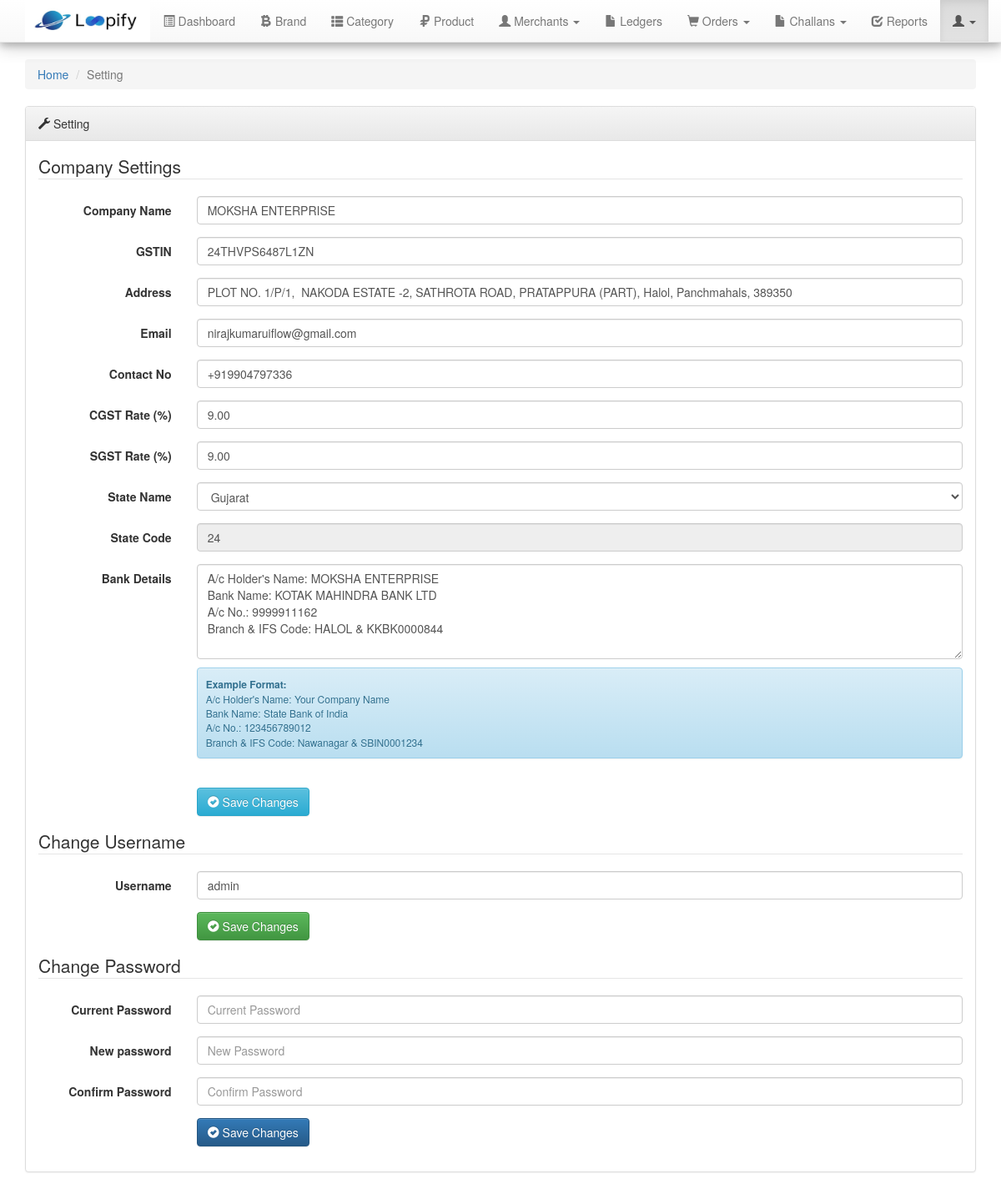
Screenshot of /setting.php (signed in) with the database file from the repository.
### tables this page shows
CREATE TABLE `users` (
  `user_id` int(11) NOT NULL,
  `username` varchar(255) NOT NULL,
  `password` varchar(255) NOT NULL,
  `email` varchar(255) NOT NULL,
  `company_name` varchar(255) DEFAULT NULL,
  `gstin` varchar(20) DEFAULT NULL,
  `cgst` decimal(5,2) DEFAULT NULL COMMENT 'Central GST rate percentage',
  `sgst` decimal(5,2) DEFAULT NULL COMMENT 'State GST rate percentage',
  `company_addr` text DEFAULT NULL,
  `company_email` varchar(255) DEFAULT NULL,
  `contact_no` varchar(255) DEFAULT NULL,
  `company_bank_details` text DEFAULT NULL COMMENT 'Stores formatted bank details text',
  `state_name` varchar(255) DEFAULT NULL,
  `state_code` varchar(10) DEFAULT NULL
);

### setting.php (the view, shortened to what this page needs)
<?php require_once 'includes/header.php'; ?>
<?php
$states = [
    35 => "Andaman and Nicobar Islands", 37 => "Andhra Pradesh", 12 => "Arunachal Pradesh",
    18 => "Assam", 10 => "Bihar", 4 => "Chandigarh", 22 => "Chhattisgarh",
    26 => "Dadra and Nagar Haveli and Daman and Diu", 7 => "Delhi", 30 => "Goa",
    24 => "Gujarat", 6 => "Haryana", 2 => "Himachal Pradesh", 1 => "Jammu and Kashmir",
    20 => "Jharkhand", 29 => "Karnataka", 32 => "Kerala", 31 => "Lakshadweep",
    23 => "Madhya Pradesh", 27 => "Maharashtra", 14 => "Manipur", 17 => "Meghalaya",
    15 => "Mizoram", 13 => "Nagaland", 21 => "Odisha", 34 => "Puducherry",
    3 => "Punjab", 8 => "Rajasthan", 11 => "Sikkim", 33 => "Tamil Nadu",
    36 => "Telangana", 16 => "Tripura", 9 => "Uttar Pradesh", 5 => "Uttarakhand",
    19 => "West Bengal", 38 => "Ladakh"
];
asort($states);
$user_id = $_SESSION['userId'];
$sql = "SELECT * FROM users WHERE user_id = ?";
$stmt = $connect->prepare($sql);
$stmt->bind_param("i", $user_id);
$stmt->execute();
$result = $stmt->get_result()->fetch_assoc();
?>
<div class="row">
    <div class="col-md-12">
        <ol class="breadcrumb">
            <li><a href="dashboard.php">Home</a></li>
            <li class="active">Setting</li>
        </ol>
        <div class="panel panel-default">
            <div class="panel-heading">
                <div class="page-heading"> <i class="glyphicon glyphicon-wrench"></i> Setting</div>
            </div> <div class="panel-body">
                <form action="php_action/updateCompanyInfo.php" method="post" class="form-horizontal" id="companySettingsForm">
                    <fieldset>
                        <legend>Company Settings</legend>
                        <div class="form-group">
                            <label for="company_name" class="col-sm-2 control-label">Company Name</label>
                            <div class="col-sm-10">
                              <input type="text" class="form-control" id="company_name" name="company_name" placeholder="Company Name" value="<?php echo $result['company_name']; ?>"/>
                            </div>
                        </div>
                        <div class="form-group">
                            <label for="gstin" class="col-sm-2 control-label">GSTIN</label>
                            <div class="col-sm-10">
                              <input type="text" class="form-control" id="gstin" name="gstin" placeholder="GSTIN" value="<?php echo $result['gstin']; ?>"/>
                            </div>
                        </div>
                        <div class="form-group">
                            <label for="company_addr" class="col-sm-2 control-label">Address</label>
                            <div class="col-sm-10">
                              <input type="text" class="form-control" id="company_addr" name="company_addr" placeholder="Company Address" value="<?php echo $result['company_addr']; ?>"/>
                            </div>
                        </div>
                         <div class="form-group">
                            <label for="company_email" class="col-sm-2 control-label">Email</label>
                            <div class="col-sm-10">
                              <input type="email" class="form-control" id="company_email" name="company_email" placeholder="Company Email" value="<?php echo $result['company_email']; ?>"/>
                            </div>
                        </div>
                        <div class="form-group">
                            <label for="contact_no" class="col-sm-2 control-label">Contact No</label>
                            <div class="col-sm-10">
                              <input type="text" class="form-control" id="contact_no" name="contact_no" placeholder="Contact No" value="<?php echo $result['contact_no']; ?>"/>
                            </div>
                        </div>
                        <div class="form-group">
                            <label for="cgst" class="col-sm-2 control-label">CGST Rate (%)</label>
                            <div class="col-sm-10">
                              <input type="text" class="form-control" id="cgst" name="cgst" placeholder="Central GST Rate" value="<?php echo $result['cgst']; ?>"/>
                            </div>
                        </div>
                        <div class="form-group">
                            <label for="sgst" class="col-sm-2 control-label">SGST Rate (%)</label>
                            <div class="col-sm-10">
                              <input type="text" class="form-control" id="sgst" name="sgst" placeholder="State GST Rate" value="<?php echo $result['sgst']; ?>"/>
                            </div>
                        </div>
                        <div class="form-group">
                          <label for="state_name" class="col-sm-2 control-label">State Name</label>
                          <div class="col-sm-10">
                            <select class="form-control" id="state_name" name="state_name" required>
                              <?php
                              foreach ($states as $code => $name) {
                                $formatted_code = sprintf('%02d', $code);
                                $selected = ($result['state_name'] == $name) ? 'selected' : '';
                                echo "<option value='{$name}' data-code='{$formatted_code}' {$selected}>{$name}</option>";
                              }
                              ?>
                            </select>
                          </div>
                        </div>
                        <div class="form-group">
                          <label for="state_code" class="col-sm-2 control-label">State Code</label>
                          <div class="col-sm-10">
                          <input type="text" class="form-control" id="state_code" name="state_code" placeholder="State Code" value="<?php echo $result['state_code']; ?>" readonly/>
                          </div>
                        </div>
                        <div class="form-group">
                            <label for="company_bank_details" class="col-sm-2 control-label">Bank Details</label>
                            <div class="col-sm-10">
                                <textarea class="form-control" id="company_bank_details" name="company_bank_details" rows="5" placeholder="A/c Holder's Name:&#10;Bank Name:&#10;A/c No.:&#10;Branch & IFS Code:"><?php echo htmlspecialchars($result['company_bank_details']); ?></textarea>
                                <div class="alert alert-info" style="margin-top: 10px; padding: 10px; font-size: 12px;">
                                    <strong>Example Format:</strong><br>
                                    A/c Holder's Name: Your Company Name<br>
                                    Bank Name: State Bank of India<br>
                                    A/c No.: 123456789012<br>
                                    Branch & IFS Code: Nawanagar & SBIN0001234
                                </div>
                            </div>
                        </div>
                        <div class="form-group">
                            <div class="col-sm-offset-2 col-sm-10">
                              <button type="submit" class="btn btn-info" data-loading-text="Loading..." id="saveCompanySettingsBtn"> <i class="glyphicon glyphicon-ok-sign"></i> Save Changes </button>
                            </div>
                        </div>
                    </fieldset>
                </form>
                <form action="php_action/changeUsername.php" method="post" class="form-horizontal" id="changeUsernameForm">
                    <fieldset>
                        <legend>Change Username</legend>
                        <div class="form-group">
                        <label for="username" class="col-sm-2 control-label">Username</label>
                        <div class="col-sm-10">
                          <input type="text" class="form-control" id="username" name="username" placeholder="Usename" value="<?php echo $result['username']; ?>"/>
                        </div>
                      </div>
                      <div class="form-group">
                        <div class="col-sm-offset-2 col-sm-10">
                          <button type="submit" class="btn btn-success" data-loading-text="Loading..." id="changeUsernameBtn"> <i class="glyphicon glyphicon-ok-sign"></i> Save Changes </button>
                        </div>
                      </div>
                    </fieldset>
                </form>
                <form action="php_action/changePassword.php" method="post" class="form-horizontal" id="changePasswordForm">
                    <fieldset>
                        <legend>Change Password</legend>
                        <div class="form-group">
                        <label for="password" class="col-sm-2 control-label">Current Password</label>
                        <div class="col-sm-10">
                          <input type="password" class="form-control" id="password" name="password" placeholder="Current Password">
                        </div>
                      </div>
                      <div class="form-group">
                        <label for="npassword" class="col-sm-2 control-label">New password</label>
                        <div class="col-sm-10">
                          <input type="password" class="form-control" id="npassword" name="npassword" placeholder="New Password">
                        </div>
                      </div>
                      <div class="form-group">
                        <label for="cpassword" class="col-sm-2 control-label">Confirm Password</label>
                        <div class="col-sm-10">
                          <input type="password" class="form-control" id="cpassword" name="cpassword" placeholder="Confirm Password">
                        </div>
                      </div>
                      <div class="form-group">
                        <div class="col-sm-offset-2 col-sm-10">
                          <button type="submit" class="btn btn-primary"> <i class="glyphicon glyphicon-ok-sign"></i> Save Changes </button>
                        </div>
                      </div>
                    </fieldset>
                </form>
            </div> </div> </div> </div> <script src="custom/js/setting.js"></script>
<?php require_once 'includes/footer.php'; ?>

### includes/header.php (shortened to what this page needs)
<!DOCTYPE html>
<html>
<head>
	<link rel="stylesheet" href="assests/bootstrap/css/bootstrap.min.css">
	<link rel="stylesheet" href="assests/bootstrap/css/bootstrap-theme.min.css">
	<link rel="stylesheet" href="assests/font-awesome/css/font-awesome.min.css">
  <link rel="stylesheet" href="custom/css/custom.css">
  <link rel="stylesheet" href="assests/plugins/datatables/jquery.dataTables.min.css">
  <link rel="stylesheet" href="assests/plugins/fileinput/css/fileinput.min.css">
  <link rel="stylesheet" href="assests/jquery-ui/jquery-ui.min.css">
</head>
<body>
	<nav class="navbar navbar-default navbar-static-top">
		<div class="container">
    <div class="navbar-header">
	  <a class="" href="#">
                    <img style="width:150px; height:50px" src="logo.jpg" alt="">
                </a>
    </div>
    <div class="collapse navbar-collapse" id="bs-example-navbar-collapse-1">
      <ul class="nav navbar-nav navbar-right">
      	<li id="navDashboard"><a href="index.php"><i class="glyphicon glyphicon-list-alt"></i>  Dashboard</a></li>
        <?php if(isset($_SESSION['userId']) && $_SESSION['userId']==1) { ?>
        <li id="navBrand"><a href="brand.php"><i class="glyphicon glyphicon-btc"></i>  Brand</a></li>
		<?php } ?>
		<?php if(isset($_SESSION['userId']) && $_SESSION['userId']==1) { ?>
        <li id="navCategories"><a href="categories.php"> <i class="glyphicon glyphicon-th-list"></i> Category</a></li>
		<?php } ?>
		<?php if(isset($_SESSION['userId']) && $_SESSION['userId']==1) { ?>
        <li id="navProduct"><a href="product.php"> <i class="glyphicon glyphicon-ruble"></i> Product </a></li>
		<?php } ?>
    <?php if(isset($_SESSION['userId']) && $_SESSION['userId']==1) { ?>
      <li class="dropdown" id="navMerchant">
        <a href="#" class="dropdown-toggle" data-toggle="dropdown" role="button" aria-haspopup="true" aria-expanded="false"> <i class="glyphicon glyphicon-user"></i> Merchants <span class="caret"></span></a>
        </li>
		<?php } ?>
    <?php if(isset($_SESSION['userId']) && $_SESSION['userId']==1) { ?>
      <li id="navLedger"><a href="ledger.php"> <i class="glyphicon glyphicon-file"></i> Ledgers </a></li>
		<?php } ?>
        <li class="dropdown" id="navOrder">
          <a href="#" class="dropdown-toggle" data-toggle="dropdown" role="button" aria-haspopup="true" aria-expanded="false"> <i class="glyphicon glyphicon-shopping-cart"></i> Orders <span class="caret"></span></a>
        </li>
        <li class="dropdown" id="navOrder">
          <a href="#" class="dropdown-toggle" data-toggle="dropdown" role="button" aria-haspopup="true" aria-expanded="false"> <i class="glyphicon glyphicon-file"></i> Challans <span class="caret"></span></a>
        </li>
		<?php  if(isset($_SESSION['userId']) && $_SESSION['userId']==1) { ?>
        <li id="navReport"><a href="report.php"> <i class="glyphicon glyphicon-check"></i> Reports </a></li>
		<?php } ?>
        <li class="dropdown" id="navSetting">
          <a href="#" class="dropdown-toggle" data-toggle="dropdown" role="button" aria-haspopup="true" aria-expanded="false"> <i class="glyphicon glyphicon-user"></i> <span class="caret"></span></a>
        </li>
      </ul>
    </div>
  </div>
	</nav>
	<div class="container">

### includes/footer.php (shortened to what this page needs)
</div>
</body>
</html>

### rows the page displays
users: company_name "MOKSHA ENTERPRISE", gstin "24THVPS6487L1ZN", company_addr "PLOT NO. 1/P/1, NAKODA ESTATE -2, SATHROTA ROAD, PRATAPPURA (PART), Halol, Panchmahals, 389350", company_email "nirajkumaruiflow@gmail.com", contact_no "+919904797336", cgst "9.00", sgst "9.00", state_code "24", company_bank_details "A/c Holder's Name: MOKSHA ENTERPRISE Bank Name: KOTAK MAHINDRA BANK LTD A/c No.: 9999911162 Branch & IFS Code: HALOL & KKBK0000844", username "admin"

### other values shown
form field state_name "Gujarat"
